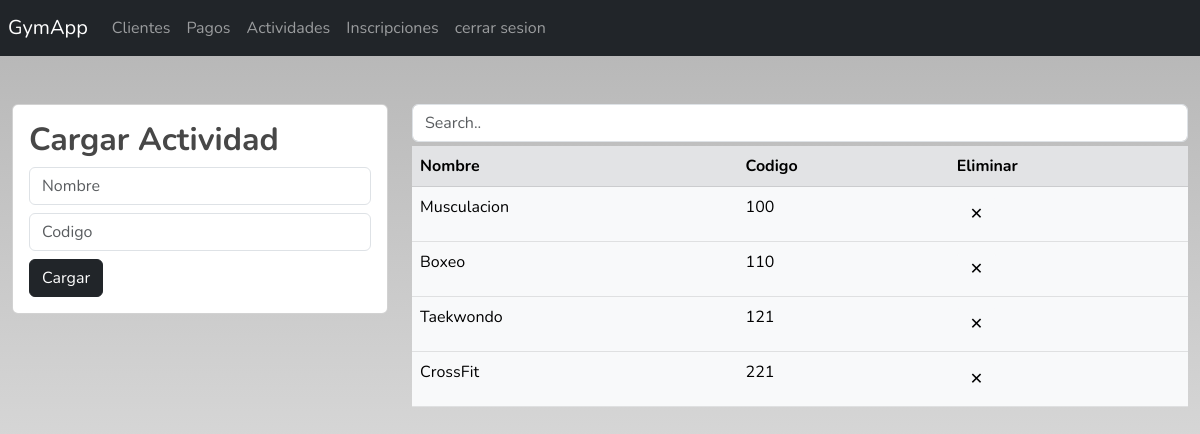
The app's page /actividades (signed in) with its own data.
### Gestion/models.py (models this page shows, shortened)
class Actividad(models.Model):
    nombre = models.CharField(max_length=50)
    codigo = models.PositiveSmallIntegerField(primary_key=True)

### Gestion/views.py (the view)
# urls.py: path('actividades', views.actividades, name='actividades'),
@login_required
def actividades(request):
    actividades = Actividad.objects.all()
    return render(request, "gestionActividades.html", {"actividades": actividades})

### Gestion/templates/gestionActividades.html (shortened to what this page needs)
{% extends "./base.html" %}
{% block body %}
<div class="row">
    <div class="col-4">
      <div class="card mt-5">
        <div class="card-body">
          <h2>Cargar Actividad</h2>
          <form action="/registrarActividad/" method="POST">
            <div class="form-group mb-2">
              <input
                type="text"
                name="nombre"
                class="form-control"
                placeholder="Nombre"
                required
              />
            </div>
            <div class="form-group mb-2">
              <input
                type="text"
                name="codigo"
                class="form-control"
                placeholder="Codigo"
                required
              />
            </div>
            <div class="form-group">
              <button type="submit" class="btn btn-dark">Cargar</button>
            </div>
          </form>
        </div>
      </div>
    </div>
    <div class="col-8">
      <input class="form-control mt-5 myInput" id="" type="text" placeholder="Search.." />
      <table class="table table-hover table-light mt-1">
        <thead class="table-secondary">
          <tr>
            <th scope="col">Nombre</th>
            <th scope="col">Codigo</th>
            <th scope="col">Eliminar</th>
          </tr>
        </thead>
        <tbody class="myTable" id="">
        {% for actividad in actividades %}
          <tr>
            <td>{{actividad.nombre}}</td>
            <td>{{actividad.codigo}}</td>
            <td>
              <a href="eliminarActividad/{{actividad.codigo}}" class="btn btn-light">&#10005;</a>
            </td>
          </tr>
          {% endfor %}
        </tbody>
      </table>
    </div>
  </div>
{% endblock %}

### Gestion/templates/base.html (style rules this page uses)
body { font-family: "Nunito", sans-serif; margin: 0; min-height: 100vh; background-size: cover; background: linear-gradient( 0deg, rgba(242, 242, 242, 1) 0%, rgba(180, 180, 180, 1) 100% ) no-repeat; }
h2 { color: rgb(71, 71, 71); font-weight: bold; }

### records on screen
Actividad: nombre "Musculacion", codigo "100"
Actividad: nombre "Boxeo", codigo "110"
Actividad: nombre "Taekwondo", codigo "121"
Actividad: nombre "CrossFit", codigo "221"
